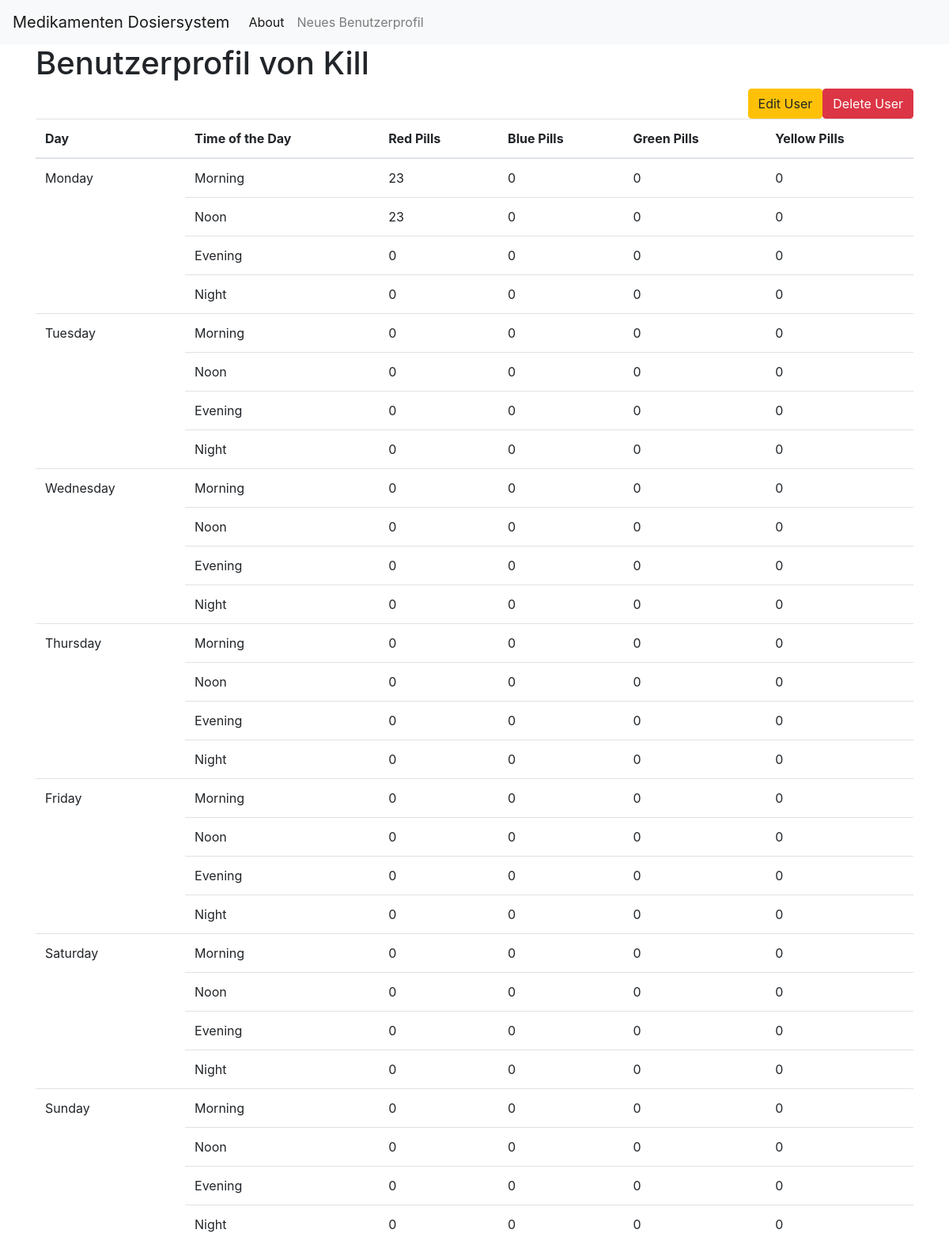
Page /displayUser/21 on the committed database.
### tables this page shows
CREATE TABLE Users (
    user_id INTEGER PRIMARY KEY AUTOINCREMENT,
    name TEXT NOT NULL
);

CREATE TABLE UserPlans (
    plan_id INTEGER PRIMARY KEY AUTOINCREMENT,
    user_id INTEGER NOT NULL,
    day_of_week TEXT NOT NULL,
    time_day TEXT NOT NULL, -- morning, noon, evening, night
    pill_id INTEGER NOT NULL,
    quantity INTEGER NOT NULL DEFAULT 0,
    FOREIGN KEY (user_id) REFERENCES Users(user_id),
    FOREIGN KEY (pill_id) REFERENCES Pills(pill_id)
);

### app.py (the view)
@app.route("/displayUser/<int:user_id>")
def displayUser(user_id):
    user = get_user(user_id)
    conn = get_db_connection()
    user_plans_raw = conn.execute('''
        SELECT day_of_week, time_day, Pills.color, UserPlans.quantity
        FROM UserPlans
        JOIN Pills ON UserPlans.pill_id = Pills.pill_id
        WHERE UserPlans.user_id = ?
    ''', (user_id,)).fetchall()
    conn.close()
    user_plans = {day: {time: {'red': 0, 'blue': 0, 'green': 0, 'yellow': 0} for time in ['Morning', 'Noon', 'Evening', 'Night']} for day in ['Monday', 'Tuesday', 'Wednesday', 'Thursday', 'Friday', 'Saturday', 'Sunday']}
    time_mapping = {
        'morning': 'Morning',
        'noon': 'Noon',
        'evening': 'Evening',
        'night': 'Night'
    }
    for plan in user_plans_raw:
        day = plan['day_of_week']
        time = time_mapping.get(plan['time_day'].lower(), plan['time_day'])
        color = plan['color']
        quantity = plan['quantity']
        user_plans[day][time][color] = quantity
    return render_template('displayUser.html', user=user, user_plans=user_plans)

### app.py (called while the page is built)
def get_db_connection():
    conn = sqlite3.connect('database.db')
    conn.row_factory = sqlite3.Row
    return conn

def get_user(user_id):
    conn = get_db_connection()
    user = conn.execute('SELECT * FROM users WHERE user_id = ?',
                        (user_id,)).fetchone()
    conn.close()
    if user is None:
        abort(404)
    return user

### templates/displayUser.html
{% extends "base.html" %}
{% block content %}
<h1> {% block title %} Benutzerprofil von {{ user['name'] }} {% endblock %}</h1>
<a href="{{ url_for('deleteUser', user_id=user['user_id']) }}" class="btn btn-danger" style="float: right;">Delete User</a>
<a href="{{ url_for('editUser', user_id=user['user_id']) }}" class="btn btn-warning" style="float: right; margin-left: 10px;">Edit User</a>
<table class="table">
    <thead>
        <tr>
            <th>Day</th>
            <th>Time of the Day</th>
            <th>Red Pills</th>
            <th>Blue Pills</th>
            <th>Green Pills</th>
            <th>Yellow Pills</th>
        </tr>
    </thead>
    <tbody>
        {% for day in ['Monday', 'Tuesday', 'Wednesday', 'Thursday', 'Friday', 'Saturday', 'Sunday'] %}
            {% for time in ['Morning', 'Noon', 'Evening', 'Night'] %}
            <tr>
                {% if loop.first %}
                <td rowspan="4">{{ day }}</td>
                {% endif %}
                <td>{{ time }}</td>
                <td>{{ user_plans[day][time]['red'] }}</td>
                <td>{{ user_plans[day][time]['blue'] }}</td>
                <td>{{ user_plans[day][time]['green'] }}</td>
                <td>{{ user_plans[day][time]['yellow'] }}</td>
            </tr>
            {% endfor %}
        {% endfor %}
    </tbody>
</table>
{% endblock %}

### rows in the picture
Users: name "Kill"
UserPlans: day_of_week "Monday", time_day "Morning", quantity "23", user_plans "0"
UserPlans: time_day "Noon", quantity "23", user_plans "0"

### other values in the picture
{{ time }} "Evening" "Night" "Morning" "Noon" "Evening" "Night" "Morning" "Noon" "Evening" "Night" "Morning" "Noon" "Evening" "Night" "Morning" "Noon" "Evening" "Night" "Morning" "Noon" "Evening" "Night" "Morning" "Noon" "Evening" "Night"
{{ user_plans[day][time]['red'] }} "0" "0" "0" "0" "0" "0" "0" "0" "0" "0" "0" "0" "0" "0" "0" "0" "0" "0" "0" "0" "0" "0" "0" "0" "0" "0"
{{ user_plans[day][time]['blue'] }} "0" "0" "0" "0" "0" "0" "0" "0" "0" "0" "0" "0" "0" "0" "0" "0" "0" "0" "0" "0" "0" "0" "0" "0" "0" "0"
{{ user_plans[day][time]['green'] }} "0" "0" "0" "0" "0" "0" "0" "0" "0" "0" "0" "0" "0" "0" "0" "0" "0" "0" "0" "0" "0" "0" "0" "0" "0" "0"
{{ user_plans[day][time]['yellow'] }} "0" "0" "0" "0" "0" "0" "0" "0" "0" "0" "0" "0" "0" "0" "0" "0" "0" "0" "0" "0" "0" "0" "0" "0" "0" "0"
{{ day }} "Tuesday" "Wednesday" "Thursday" "Friday" "Saturday" "Sunday"
